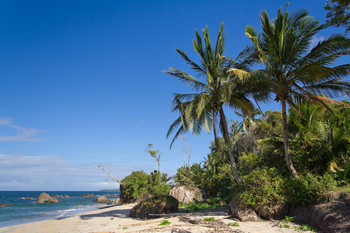
#> input picture practical_python_and_opencv/images/beach.png, 350 x 233 px
$ jupyter execute --allow-errors color_histograms.ipynb   (shell and % lines are left out)   (Python 2 division)
#> lines starting #> are read from the running program, lines starting #| are printed output that depends on the picture
[cell 1]
# USAGE
# python color_histograms.py --image ../images/beach.png
# Import the necessary packages
from matplotlib import pyplot as plt
import numpy as np
import cv2

path = "../images/"

[cell 2]
image = cv2.imread(path+"beach.png", 1)
#> image is the input picture: shape (233, 350, 3); mean B, G, R 136, 110.4, 78.6

[cell 3]
image = cv2.imread(path+"beach.png", 0)
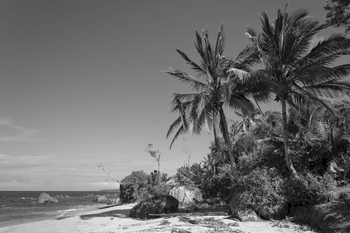
#> image: shape (233, 350); min 0, max 250, mean 108.7

#> (a cell that did not finish here is left out)

[cell 5]
cv2.imshow("tests",image)
cv2.waitKey(0)

[cell 6]
image.shape
#> Out = (233, 350)

[cell 7]
colors = ("b","g","r")
chans = cv2.split(image)
for (color, chan) in zip(colors, chans):
    hist = cv2.calcHist([chan],[0],None,[256],[0,256])
    plt.plot(hist, color = color)
    plt.xlim([0,256])
#> this loop made 1 pass
#> color on pass 1: 'b'
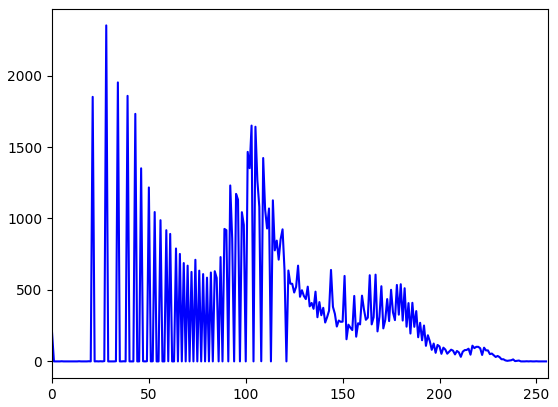
#> figure drawn by matplotlib, 1 panel; curve peaks at x = 28, y = 2351

$ run again, with practical_python_and_opencv/images/coins.png copied over practical_python_and_opencv/images/beach.png
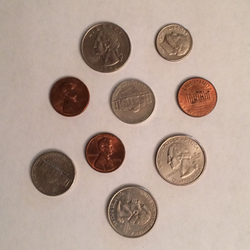
#> input picture practical_python_and_opencv/images/coins.png, 250 x 250 px
#> image is the input picture: shape (250, 250, 3); mean B, G, R 147.7, 159.9, 180.7
#> `image = cv2.imread(path+"beach.png", 0)`:
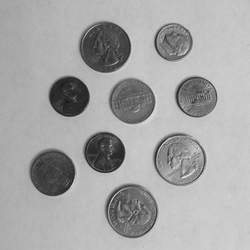
#> image: shape (250, 250); min 21, max 228, mean 165.5
#> the loop `for (color, chan) in zip(colors, chans):` made 1 pass
#> color on pass 1: 'b'
#> `[cell 7] colors = ("b","g","r") chans = cv2.split(image) for (color, c..`:
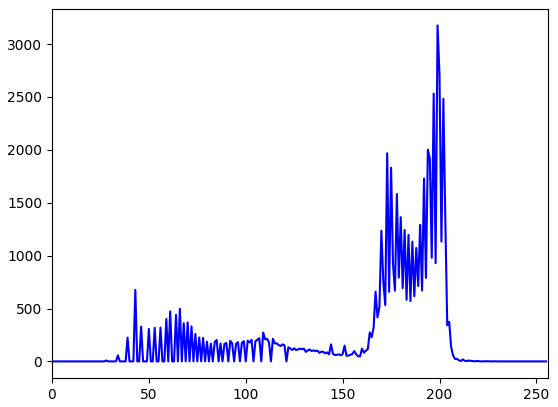
#> figure drawn by matplotlib, 1 panel; curve peaks at x = 199, y = 3176

$ run again, with practical_python_and_opencv/images/wave.png copied over practical_python_and_opencv/images/beach.png
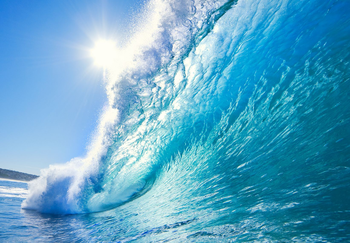
#> input picture practical_python_and_opencv/images/wave.png, 350 x 243 px
#> image is the input picture: shape (243, 350, 3); mean B, G, R 199.1, 166.5, 93.5
#> `image = cv2.imread(path+"beach.png", 0)`:
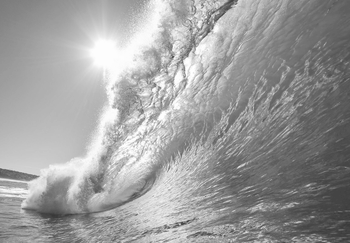
#> image: shape (243, 350); min 56, max 255, mean 157.2
#> the loop `for (color, chan) in zip(colors, chans):` made 1 pass
#> color on pass 1: 'b'
#> `[cell 7] colors = ("b","g","r") chans = cv2.split(image) for (color, c..`:
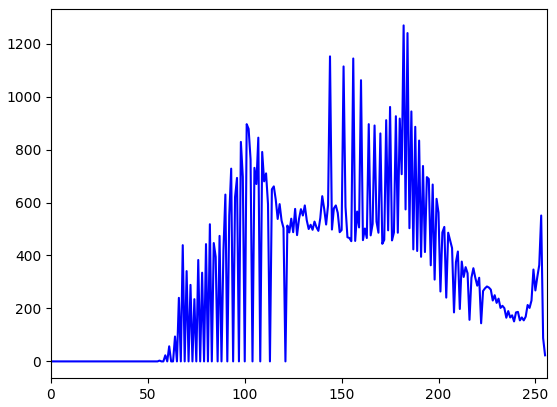
#> figure drawn by matplotlib, 1 panel; curve peaks at x = 182, y = 1269
